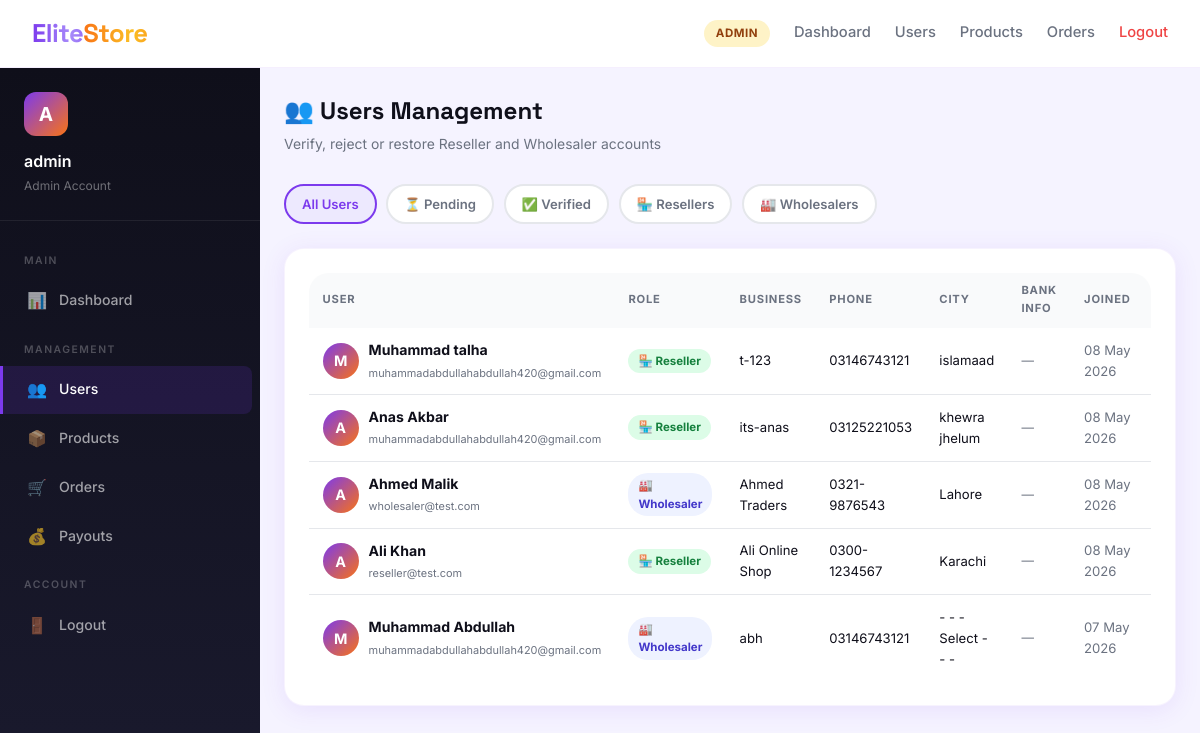
The page /admin-panel/users/ (signed in) on the database its author committed.
### core/models.py (models this page shows, shortened)
class User(AbstractUser):
    ROLE_CHOICES = [
        ('admin', 'Admin'),
        ('wholesaler', 'Wholesaler'),
        ('reseller', 'Reseller'),
    ]
    role = models.CharField(max_length=20, choices=ROLE_CHOICES, default='reseller')
    phone = models.CharField(max_length=20, blank=True)
    city = models.CharField(max_length=100, blank=True)
    address = models.TextField(blank=True)
    is_verified = models.BooleanField(default=False)
    profile_pic = models.ImageField(upload_to='profiles/', blank=True, null=True)
    created_at = models.DateTimeField(auto_now_add=True)
    cnic = models.CharField(max_length=20, blank=True)
    business_name = models.CharField(max_length=200, blank=True)
    bank_name = models.CharField(max_length=100, blank=True)
    bank_account_title = models.CharField(max_length=200, blank=True)
    bank_account_number = models.CharField(max_length=50, blank=True)
    easypaisa_number = models.CharField(max_length=20, blank=True)
    jazzcash_number = models.CharField(max_length=20, blank=True)

### core/views.py (the view)
# urls.py: path('admin-panel/users/', views.admin_users, name='admin_users'),
@role_required('admin')
def admin_users(request):
    role_filter = request.GET.get('role', '')
    verified_filter = request.GET.get('verified', '')
    users = User.objects.exclude(role='admin').order_by('-date_joined')
    if role_filter:
        users = users.filter(role=role_filter)
    if verified_filter == '0':
        users = users.filter(is_verified=False)
    elif verified_filter == '1':
        users = users.filter(is_verified=True)
    return render(request, 'core/admin_users.html', {'users': users})

### core/context_processors.py (called while the page is built)
def admin_context(request):
    if not request.user.is_authenticated or not hasattr(request.user, 'role'):
        return {}
    if request.user.role != 'admin':
        return {}
    return {
        'pending_users': User.objects.filter(is_verified=False).exclude(role='admin').count(),
        'pending_products': Product.objects.filter(status='pending').count(),
        'pending_payouts': Payout.objects.filter(status='pending').count(),
    }

### core/views.py (called while the page is built)
def role_required(*roles):
    def decorator(view_func):
        @wraps(view_func)
        @login_required
        def wrapper(request, *args, **kwargs):
            if request.user.role not in roles:
                messages.error(request, 'Access denied.')
                return redirect('dashboard')
            return view_func(request, *args, **kwargs)
        return wrapper
    return decorator

### templates/core/admin_users.html (shortened to what this page needs)
{% extends 'core/base_dashboard.html' %}
{% block dashboard_content %}
<div class="page-header">
  <div>
    <h1 class="page-title">👥 Users Management</h1>
    <p class="page-subtitle">Verify, reject or restore Reseller and Wholesaler accounts</p>
  </div>
</div>
<div class="filters">
  <a href="{% url 'admin_users' %}" class="filter-btn {% if not request.GET.role and not request.GET.verified %}active{% endif %}">All Users</a>
  <a href="{% url 'admin_users' %}?verified=0" class="filter-btn {% if request.GET.verified == '0' %}active{% endif %}">⏳ Pending</a>
  <a href="{% url 'admin_users' %}?verified=1" class="filter-btn {% if request.GET.verified == '1' %}active{% endif %}">✅ Verified</a>
  <a href="{% url 'admin_users' %}?role=reseller" class="filter-btn {% if request.GET.role == 'reseller' %}active{% endif %}">🏪 Resellers</a>
  <a href="{% url 'admin_users' %}?role=wholesaler" class="filter-btn {% if request.GET.role == 'wholesaler' %}active{% endif %}">🏭 Wholesalers</a>
</div>
<div class="card">
  <div class="table-wrap">
    <table>
      <thead>
        <tr>
          <th>User</th>
          <th>Role</th>
          <th>Business</th>
          <th>Phone</th>
          <th>City</th>
          <th>Bank Info</th>
          <th>Joined</th>
          <th>Status</th>
        </tr>
      </thead>
      <tbody>
        {% for u in users %}
        <tr>
          <td>
            <div style="display:flex;align-items:center;gap:10px;">
              <div style="width:36px;height:36px;border-radius:50%;background:linear-gradient(135deg,var(--primary),var(--accent));display:flex;align-items:center;justify-content:center;color:white;font-weight:700;font-size:0.9rem;flex-shrink:0;">
                {{ u.first_name|first|upper|default:u.username|first|upper }}
              </div>
              <div>
                <strong style="font-size:0.88rem;">{{ u.get_full_name|default:u.username }}</strong><br>
                <small style="color:var(--gray);">{{ u.email }}</small>
              </div>
            </div>
          </td>
          <td>
            <span class="badge" style="background:{% if u.role == 'wholesaler' %}#EEF2FF;color:#4338CA{% else %}#DCFCE7;color:#15803D{% endif %};">
              {% if u.role == 'wholesaler' %}🏭{% else %}🏪{% endif %} {{ u.role|capfirst }}
            </span>
          </td>
          <td style="font-size:0.82rem;">{{ u.business_name|default:"—" }}</td>
          <td style="font-size:0.82rem;">{{ u.phone|default:"—" }}</td>
          <td style="font-size:0.82rem;">{{ u.city|default:"—" }}</td>
          <td style="font-size:0.78rem;">
            {% if u.bank_name %}
            <div style="color:var(--dark);font-weight:600;">🏦 {{ u.bank_name }}</div>
            <div style="color:var(--gray);">{{ u.bank_account_title|default:"" }}</div>
            <div style="color:var(--gray);">{{ u.bank_account_number|default:"" }}</div>
            {% if u.easypaisa_number %}<div style="color:#2E7D32;">EP: {{ u.easypaisa_number }}</div>{% endif %}
            {% if u.jazzcash_number %}<div style="color:#E65100;">JC: {{ u.jazzcash_number }}</div>{% endif %}
            {% else %}<span style="color:var(--gray);">—</span>{% endif %}
          </td>
          <td style="font-size:0.82rem;color:var(--gray);">{{ u.date_joined|date:"d M Y" }}</td>
          <td>
          </td>
        </tr>
        {% empty %}
        <tr><td colspan="8"><div class="empty-state"><span class="icon">👤</span><h3>No users found</h3></div></td></tr>
        {% endfor %}
      </tbody>
    </table>
  </div>
</div>
{% endblock %}

### templates/core/base_dashboard.html (shortened to what this page needs)
{% extends 'core/base.html' %}
{% load static %}
{% block content %}
<div class="app-layout">
  <aside class="sidebar" id="sidebar">
    <div class="sidebar-header">
      <div class="sidebar-avatar">{{ user.first_name|first|default:user.username|first|upper }}</div>
      <h3>{{ user.first_name|default:user.username }}</h3>
      <p>{{ user.get_role_display }} Account</p>
    </div>
    <ul class="sidebar-nav">
      <li class="sidebar-section">Main</li>
      <li><a href="{% url 'dashboard' %}" class="{% if request.resolver_match.url_name == 'dashboard' %}active{% endif %}"><span class="icon">📊</span> Dashboard</a></li>
      {% if user.role == 'reseller' %}
      <li class="sidebar-section">Shop</li>
      <li><a href="{% url 'products' %}" class="{% if request.resolver_match.url_name == 'products' %}active{% endif %}"><span class="icon">🛍️</span> Browse Products</a></li>
      <li><a href="{% url 'place_order' %}" class="{% if request.resolver_match.url_name == 'place_order' %}active{% endif %}"><span class="icon">➕</span> Place Order</a></li>
      <li class="sidebar-section">My Account</li>
      <li><a href="{% url 'my_orders' %}" class="{% if request.resolver_match.url_name == 'my_orders' %}active{% endif %}"><span class="icon">📦</span> My Orders</a></li>
      <li><a href="{% url 'my_payouts' %}" class="{% if request.resolver_match.url_name == 'my_payouts' %}active{% endif %}"><span class="icon">💰</span> My Payouts</a></li>
      <li><a href="{% url 'request_payout' %}" class="{% if request.resolver_match.url_name == 'request_payout' %}active{% endif %}"><span class="icon">💳</span> Request Payout</a></li>
      {% elif user.role == 'admin' %}
      <li class="sidebar-section">Management</li>
      <li>
        <a href="{% url 'admin_users' %}" class="{% if request.resolver_match.url_name == 'admin_users' %}active{% endif %}">
          <span class="icon">👥</span> Users
        </a>
      </li>
      <li><a href="{% url 'admin_products' %}" class="{% if request.resolver_match.url_name == 'admin_products' %}active{% endif %}"><span class="icon">📦</span> Products</a></li>
      <li><a href="{% url 'admin_orders' %}" class="{% if request.resolver_match.url_name == 'admin_orders' %}active{% endif %}"><span class="icon">🛒</span> Orders</a></li>
      <li><a href="{% url 'admin_payouts' %}" class="{% if request.resolver_match.url_name == 'admin_payouts' %}active{% endif %}"><span class="icon">💰</span> Payouts</a></li>
      {% endif %}
      <li class="sidebar-section">Account</li>
      <li><a href="{% url 'logout' %}"><span class="icon">🚪</span> Logout</a></li>
    </ul>
  </aside>
  <main class="main-content">
    {% block dashboard_content %}{% endblock %}
  </main>
</div>
{% endblock %}

### templates/core/base.html (shortened to what this page needs)
<!DOCTYPE html>
<html lang="en">
<head>
{% load static %}
<link rel="stylesheet" href="{% static 'css/style.css' %}">
</head>
<body>
<nav class="navbar" id="mainNav">
  <a href="{% url 'home' %}" class="navbar-brand">
    <span class="brand-elite">Elite</span><span class="brand-store">Store</span>
  </a>
  <div class="nav-links" id="navLinks">
    {% if user.is_authenticated %}
      <span class="badge-role badge-{{ user.role }}">{{ user.get_role_display }}</span>
      <a href="{% url 'dashboard' %}">Dashboard</a>
      {% if user.role == 'reseller' %}
        <a href="{% url 'products' %}">Products</a>
        <a href="{% url 'my_orders' %}">My Orders</a>
      {% elif user.role == 'wholesaler' %}
        <a href="{% url 'my_products' %}">My Products</a>
        <a href="{% url 'add_product' %}">Add Product</a>
      {% elif user.role == 'admin' %}
        <a href="{% url 'admin_users' %}">Users</a>
        <a href="{% url 'admin_products' %}">Products</a>
        <a href="{% url 'admin_orders' %}">Orders</a>
      {% endif %}
      <a href="{% url 'logout' %}" class="nav-logout">Logout</a>
    {% else %}
      <a href="{% url 'products' %}">Browse</a>
      <a href="{% url 'login' %}">Login</a>
      <a href="{% url 'register' %}">Get Started</a>
      <a href="{% url 'admin_login' %}">🛡️ Admin</a>
    {% endif %}
  </div>
</nav>
{% block content %}{% endblock %}
</body>
</html>

### rows shown on the page
User: role "ADMIN", first_name|first "A", first_name "admin", role "Admin"
User: first_name|first "M", get_full_name "Muhammad talha", email "muhammadabdullahabdullah420@gmail.com", role "Reseller", business_name "t-123", phone "03146743121", city "islamaad", date_joined "08 May 2026"
User: first_name|first "A", get_full_name "Anas Akbar", email "muhammadabdullahabdullah420@gmail.com", role "Reseller", business_name "its-anas", phone "03125221053", city "khewra jhelum", date_joined "08 May 2026"
User: first_name|first "A", get_full_name "Ahmed Malik", email "wholesaler@test.com", role "Wholesaler", business_name "Ahmed Traders", phone "0321-9876543", city "Lahore", date_joined "08 May 2026"
User: first_name|first "A", get_full_name "Ali Khan", email "reseller@test.com", role "Reseller", business_name "Ali Online Shop", phone "0300-1234567", city "Karachi", date_joined "08 May 2026"
User: first_name|first "M", get_full_name "Muhammad Abdullah", email "muhammadabdullahabdullah420@gmail.com", role "Wholesaler", business_name "abh", phone "03146743121", city "- - - Select - - -", date_joined "07 May 2026"
